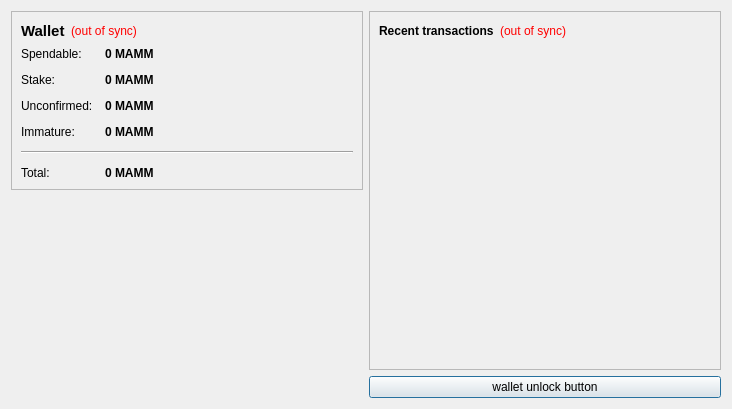
<?xml version="1.0" encoding="UTF-8"?>
<ui version="4.0">
 <class>OverviewPage</class>
 <widget class="QWidget" name="OverviewPage">
  <property name="geometry">
   <rect>
    <x>0</x>
    <y>0</y>
    <width>732</width>
    <height>409</height>
   </rect>
  </property>
  <property name="windowTitle">
   <string>Form</string>
  </property>
  <layout class="QHBoxLayout" name="horizontalLayout" stretch="0,0">
   <item>
    <layout class="QVBoxLayout" name="verticalLayout_2">
     <item>
      <widget class="QFrame" name="frame">
       <property name="frameShape">
        <enum>QFrame::StyledPanel</enum>
       </property>
       <property name="frameShadow">
        <enum>QFrame::Raised</enum>
       </property>
       <layout class="QVBoxLayout" name="verticalLayout_4">
        <item>
         <layout class="QHBoxLayout" name="horizontalLayout_4">
          <item>
           <widget class="QLabel" name="label_5">
            <property name="font">
             <font>
              <pointsize>11</pointsize>
              <weight>75</weight>
              <bold>true</bold>
             </font>
            </property>
            <property name="text">
             <string>Wallet</string>
            </property>
           </widget>
          </item>
          <item>
           <widget class="QLabel" name="labelWalletStatus">
            <property name="toolTip">
             <string>The displayed information may be out of date. Your wallet automatically synchronizes with the MammothCoin network after a connection is established, but this process has not completed yet.</string>
            </property>
            <property name="styleSheet">
             <string notr="true">QLabel { color: red; }</string>
            </property>
            <property name="text">
             <string notr="true">(out of sync)</string>
            </property>
            <property name="alignment">
             <set>Qt::AlignLeading|Qt::AlignLeft|Qt::AlignVCenter</set>
            </property>
           </widget>
          </item>
          <item>
           <spacer name="horizontalSpacer_2">
            <property name="orientation">
             <enum>Qt::Horizontal</enum>
            </property>
            <property name="sizeHint" stdset="0">
             <size>
              <width>40</width>
              <height>20</height>
             </size>
            </property>
           </spacer>
          </item>
         </layout>
        </item>
        <item>
         <layout class="QFormLayout" name="formLayout_2">
          <property name="fieldGrowthPolicy">
           <enum>QFormLayout::AllNonFixedFieldsGrow</enum>
          </property>
          <property name="horizontalSpacing">
           <number>12</number>
          </property>
          <property name="verticalSpacing">
           <number>12</number>
          </property>
          <item row="0" column="0">
           <widget class="QLabel" name="label">
            <property name="text">
             <string>Spendable:</string>
            </property>
           </widget>
          </item>
          <item row="0" column="1">
           <widget class="QLabel" name="labelBalance">
            <property name="font">
             <font>
              <weight>75</weight>
              <bold>true</bold>
             </font>
            </property>
            <property name="cursor">
             <cursorShape>IBeamCursor</cursorShape>
            </property>
            <property name="toolTip">
             <string>Your current spendable balance</string>
            </property>
            <property name="text">
             <string notr="true">0 MAMM</string>
            </property>
            <property name="textInteractionFlags">
             <set>Qt::LinksAccessibleByMouse|Qt::TextSelectableByKeyboard|Qt::TextSelectableByMouse</set>
            </property>
           </widget>
          </item>
          <item row="1" column="0">
           <widget class="QLabel" name="label_6">
            <property name="text">
             <string>Stake:</string>
            </property>
           </widget>
          </item>
          <item row="1" column="1">
           <widget class="QLabel" name="labelStake">
            <property name="font">
             <font>
              <weight>75</weight>
              <bold>true</bold>
             </font>
            </property>
            <property name="cursor">
             <cursorShape>IBeamCursor</cursorShape>
            </property>
            <property name="toolTip">
             <string>Total of coins that was staked, and do not yet count toward the current balance</string>
            </property>
            <property name="text">
             <string notr="true">0 MAMM</string>
            </property>
            <property name="textInteractionFlags">
             <set>Qt::LinksAccessibleByMouse|Qt::TextSelectableByKeyboard|Qt::TextSelectableByMouse</set>
            </property>
           </widget>
          </item>
          <item row="2" column="0">
           <widget class="QLabel" name="label_3">
            <property name="text">
             <string>Unconfirmed:</string>
            </property>
           </widget>
          </item>
          <item row="2" column="1">
           <widget class="QLabel" name="labelUnconfirmed">
            <property name="font">
             <font>
              <weight>75</weight>
              <bold>true</bold>
             </font>
            </property>
            <property name="cursor">
             <cursorShape>IBeamCursor</cursorShape>
            </property>
            <property name="toolTip">
             <string>Total of transactions that have yet to be confirmed, and do not yet count toward the current balance</string>
            </property>
            <property name="text">
             <string notr="true">0 MAMM</string>
            </property>
            <property name="textInteractionFlags">
             <set>Qt::LinksAccessibleByMouse|Qt::TextSelectableByKeyboard|Qt::TextSelectableByMouse</set>
            </property>
           </widget>
          </item>
          <item row="3" column="0">
           <widget class="QLabel" name="labelImmatureText">
            <property name="text">
             <string>Immature:</string>
            </property>
           </widget>
          </item>
          <item row="3" column="1">
           <widget class="QLabel" name="labelImmature">
            <property name="font">
             <font>
              <weight>75</weight>
              <bold>true</bold>
             </font>
            </property>
            <property name="toolTip">
             <string>Mined balance that has not yet matured</string>
            </property>
            <property name="text">
             <string notr="true">0 MAMM</string>
            </property>
            <property name="textInteractionFlags">
             <set>Qt::LinksAccessibleByMouse|Qt::TextSelectableByKeyboard|Qt::TextSelectableByMouse</set>
            </property>
           </widget>
          </item>
          <item row="4" column="0" colspan="2">
           <widget class="Line" name="line">
            <property name="orientation">
             <enum>Qt::Horizontal</enum>
            </property>
           </widget>
          </item>
          <item row="5" column="0">
           <widget class="QLabel" name="labelTotalText">
            <property name="text">
             <string>Total:</string>
            </property>
           </widget>
          </item>
          <item row="5" column="1">
           <widget class="QLabel" name="labelTotal">
            <property name="font">
             <font>
              <weight>75</weight>
              <bold>true</bold>
             </font>
            </property>
            <property name="cursor">
             <cursorShape>IBeamCursor</cursorShape>
            </property>
            <property name="toolTip">
             <string>Your current total balance</string>
            </property>
            <property name="text">
             <string notr="true">0 MAMM</string>
            </property>
            <property name="textInteractionFlags">
             <set>Qt::LinksAccessibleByMouse|Qt::TextSelectableByKeyboard|Qt::TextSelectableByMouse</set>
            </property>
           </widget>
          </item>
         </layout>
        </item>
       </layout>
      </widget>
     </item>
     <item>
      <spacer name="verticalSpacer_4">
       <property name="orientation">
        <enum>Qt::Vertical</enum>
       </property>
       <property name="sizeHint" stdset="0">
        <size>
         <width>20</width>
         <height>40</height>
        </size>
       </property>
      </spacer>
     </item>
     <item>
      <widget class="QLabel" name="label_2">
       <property name="text">
        <string/>
       </property>
       <property name="pixmap">
        <pixmap resource="../bitcoin.qrc">:/images/Wallet_Logo</pixmap>
       </property>
       <property name="alignment">
        <set>Qt::AlignCenter</set>
       </property>
      </widget>
     </item>
     <item>
      <spacer name="verticalSpacer">
       <property name="orientation">
        <enum>Qt::Vertical</enum>
       </property>
       <property name="sizeHint" stdset="0">
        <size>
         <width>20</width>
         <height>40</height>
        </size>
       </property>
      </spacer>
     </item>
    </layout>
   </item>
   <item>
    <layout class="QVBoxLayout" name="verticalLayout_3">
     <item>
      <widget class="QFrame" name="frame_2">
       <property name="frameShape">
        <enum>QFrame::StyledPanel</enum>
       </property>
       <property name="frameShadow">
        <enum>QFrame::Raised</enum>
       </property>
       <layout class="QVBoxLayout" name="verticalLayout">
        <item>
         <layout class="QHBoxLayout" name="horizontalLayout_2">
          <item>
           <widget class="QLabel" name="label_4">
            <property name="text">
             <string>&lt;b&gt;Recent transactions&lt;/b&gt;</string>
            </property>
           </widget>
          </item>
          <item>
           <widget class="QLabel" name="labelTransactionsStatus">
            <property name="toolTip">
             <string>The displayed information may be out of date. Your wallet automatically synchronizes with the MammothCoin network after a connection is established, but this process has not completed yet.</string>
            </property>
            <property name="styleSheet">
             <string notr="true">QLabel { color: red; }</string>
            </property>
            <property name="text">
             <string notr="true">(out of sync)</string>
            </property>
            <property name="alignment">
             <set>Qt::AlignRight|Qt::AlignTrailing|Qt::AlignVCenter</set>
            </property>
           </widget>
          </item>
          <item>
           <spacer name="horizontalSpacer">
            <property name="orientation">
             <enum>Qt::Horizontal</enum>
            </property>
            <property name="sizeHint" stdset="0">
             <size>
              <width>40</width>
              <height>20</height>
             </size>
            </property>
           </spacer>
          </item>
         </layout>
        </item>
        <item>
         <widget class="QListView" name="listTransactions">
          <property name="styleSheet">
           <string notr="true">QListView { background: transparent; }</string>
          </property>
          <property name="frameShape">
           <enum>QFrame::NoFrame</enum>
          </property>
          <property name="verticalScrollBarPolicy">
           <enum>Qt::ScrollBarAlwaysOff</enum>
          </property>
          <property name="horizontalScrollBarPolicy">
           <enum>Qt::ScrollBarAlwaysOff</enum>
          </property>
          <property name="selectionMode">
           <enum>QAbstractItemView::NoSelection</enum>
          </property>
         </widget>
        </item>
       </layout>
      </widget>
     </item>
     <item>
      <widget class="QPushButton" name="unlockWalletButton">
       <property name="sizePolicy">
        <sizepolicy hsizetype="Minimum" vsizetype="Fixed">
         <horstretch>0</horstretch>
         <verstretch>0</verstretch>
        </sizepolicy>
       </property>
       <property name="maximumSize">
        <size>
         <width>16777214</width>
         <height>16777214</height>
        </size>
       </property>
       <property name="toolTip">
        <string/>
       </property>
       <property name="text">
        <string>wallet unlock button</string>
       </property>
       <property name="checkable">
        <bool>false</bool>
       </property>
       <property name="autoDefault">
        <bool>false</bool>
       </property>
       <property name="default">
        <bool>true</bool>
       </property>
       <property name="flat">
        <bool>false</bool>
       </property>
      </widget>
     </item>
    </layout>
   </item>
  </layout>
 </widget>
 <resources>
  <include location="../bitcoin.qrc"/>
 </resources>
 <connections/>
</ui>
